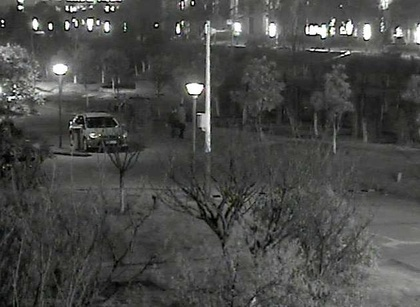
%> input picture manVB.jpg, 420 x 307 px, shrunk from 630 x 460 before the run
$ octave image_fusion.m   (GNU Octave 9; MATLAB toolbox functions it lacks are replaced by stand-ins)
%> lines starting %> are read from the running program, lines starting %| are printed output that depends on the picture; in (x1, y1, x2, y2) boxes, pixels count from 0 and x2, y2 are one past the last pixel; in counts of white or black regions, pixels touching at a corner belong together; the program's own positions count from 1
clc; clear all; close all;

% visible image
vis = imread("manVB.jpg");
%> vis is the input picture: size 307x420x3 uint8; mean R, G, B 72.7, 73.1, 71.1
if size(vis, 3) == 3
    vis_gray = rgb2gray(vis);  % convert to grayscale if RGB
else
    vis_gray = vis;
end
vis_dbl = double(vis);
% figure(1)
subplot(2, 3, 1)
imshow(vis)
title('Visible image')

% infrared image
inf = imread("manIR.jpg");
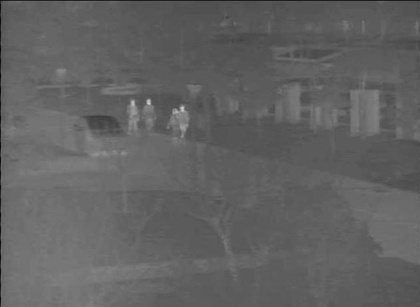
%> input picture manIR.jpg, 420 x 307 px, shrunk from 630 x 460 before the run
%> inf is the input picture: size 307x420x3 uint8; min 10, max 207, mean 97.7
if size(inf, 3) == 3
    inf_gray = rgb2gray(inf);
else
    inf_gray = inf;
end
inf_dbl = double(inf);
% figure(2)
subplot(2, 3, 4)
imshow(inf)
title('Infrared image')

% silent traget mask

salientMask = zeros(size(inf));
[m, n] = size(inf);
%> m = 307; n = 1260

for i = 1:m
    for j = 1:n
        if inf_dbl(i, j) > 127
            salientMask(i, j) = 255;
        else
            salientMask(i, j) = 0;
        end
    end
end
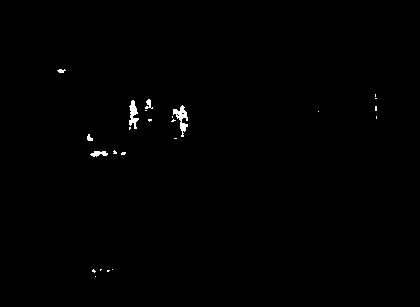
%> salientMask: size 307x420x3 double; 0.47% white; 24 white regions (18 under 20 px), largest, box (x1, y1, x2, y2) and area: (173, 105, 188, 137) 195, (129, 100, 139, 129) 155, (90, 151, 108, 157) 70, (145, 99, 153, 109) 42, (87, 134, 93, 141) 28, (57, 69, 66, 73) 24

% figure(3)
subplot(2, 3, 5)
imshow(uint8(salientMask))
title('Silent Target Mask')

r1 = double(inf_gray) .* rgb2gray(salientMask);

subplot(2, 3, 6)
imshow(uint8(r1))
title("Infrared x Silent Target Mask")

% background mask

bgMask = zeros(size(vis));
[m, n] = size(vis);

for i = 1:m
    for j = 1:n
        if vis_dbl(i, j) < 127
            bgMask(i, j) = 255;
        else
            bgMask(i, j) = 0;
        end
    end
end
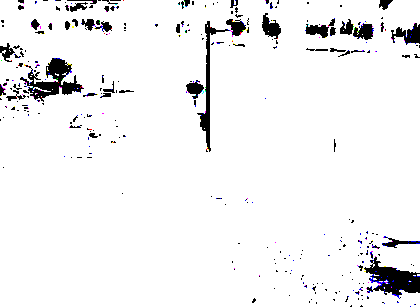
%> bgMask: size 307x420x3 double; mean R, G, B 241.1, 240.9, 241.6

% figure(3)
subplot(2, 3, 2)
imshow(uint8(bgMask))
title('Background Mask')

r2 = double(vis_gray) .* rgb2gray(bgMask);
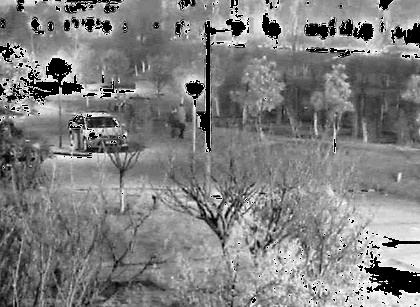
%> r2: size 307x420 double; min 0, max 32130, mean 16149; drawn with min black and max white

subplot(2, 3, 3)
imshow(uint8(r2))
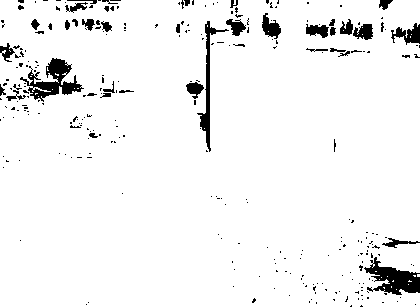
%> displayed picture: size 307x420, on the screen's scale of 0 to 255; 94.8% white; 289 black regions (249 under 20 px), largest, box (x1, y1, x2, y2) and area: (20, 58, 84, 102) 1062, (364, 257, 420, 295) 1050, (197, 21, 229, 152) 661
title("Visible x Background Mask")
